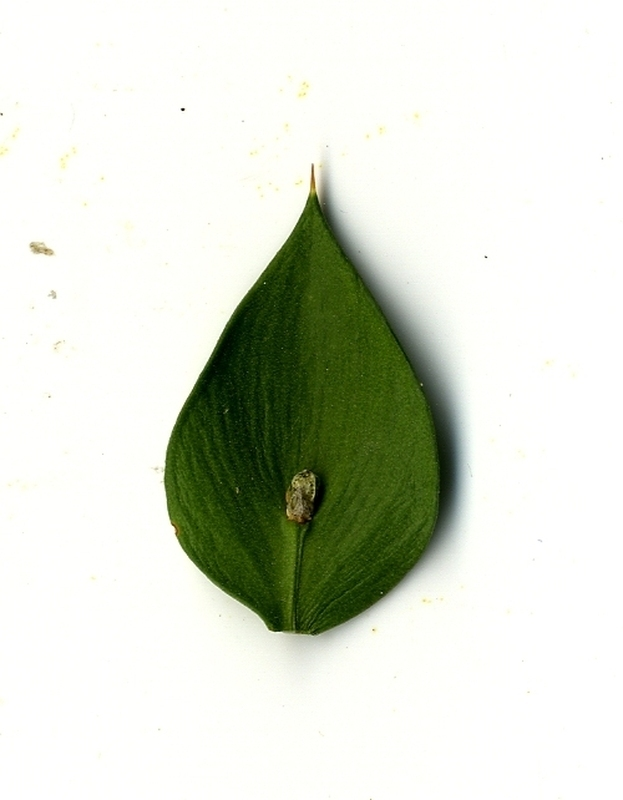
#> input picture Domasni/DomasnaRabota3/database/10309.jpg, 623 x 800 px
$ python DomasnaRabota3.7.py
#> lines starting #> are read from the running program, lines starting #| are printed output that depends on the picture; after the words box and inside, x2 and y2 are one past the last pixel; in counts of white or black regions, pixels touching at a corner belong together
import cv2

image = cv2.imread('database/10309.jpg')
#> image is the input picture: shape (800, 623, 3); mean B, G, R 209.3, 221.7, 217
gray = cv2.cvtColor(image, cv2.COLOR_BGR2GRAY)
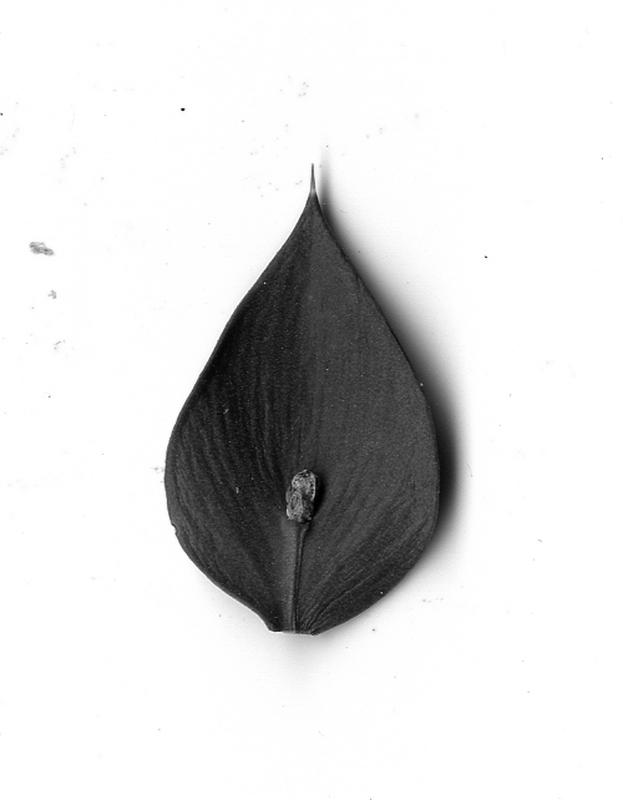
#> gray: shape (800, 623); min 0, max 255, mean 219
_, segmented_image = cv2.threshold(gray, 127, 255, cv2.THRESH_BINARY)
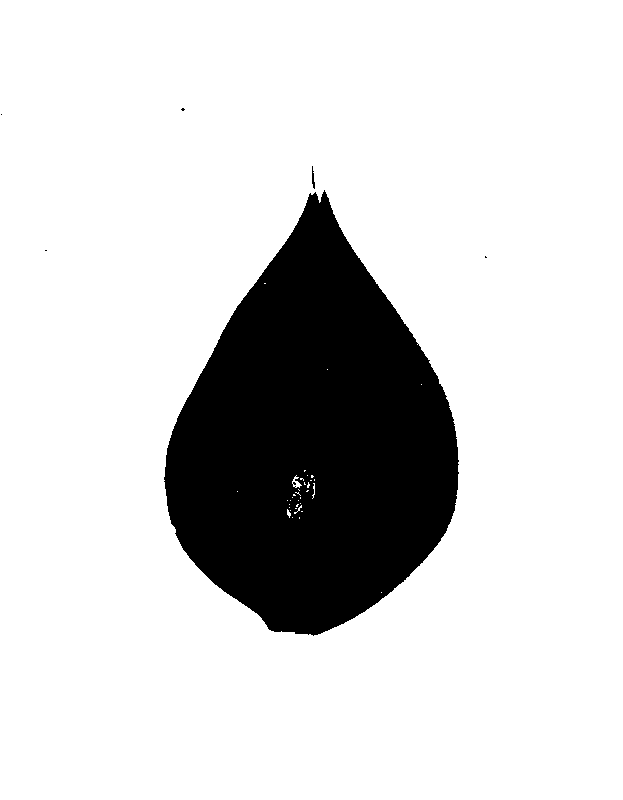
#> segmented_image: shape (800, 623); 83.2% white; 6 black regions (4 under 20 px), largest, box (x1, y1, x2, y2) and area: (164, 190, 459, 636) 83836, (312, 166, 315, 189) 41
edges = cv2.Canny(segmented_image, 30, 100)
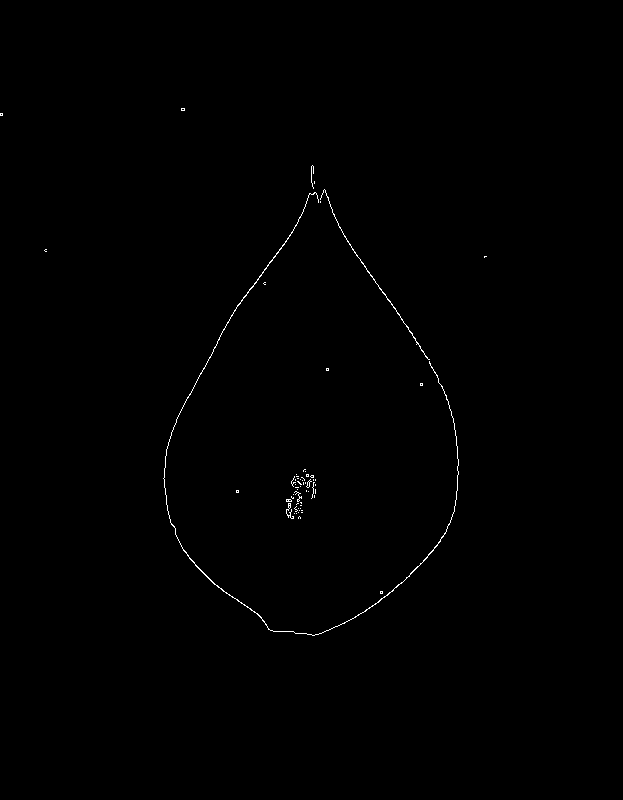
#> edges: shape (800, 623); 0.31% white in thin lines or dots, all inside (x1, y1, x2, y2) = (0, 108, 487, 636)
contours, _ = cv2.findContours(edges, cv2.RETR_EXTERNAL, cv2.CHAIN_APPROX_SIMPLE)
#> contours = 60 contours, 58 with area under 20; largest, box (x1, y1, x2, y2) and area: (163, 192, 459, 636) 162, (320, 189, 430, 360) 45
contour_image = image.copy()
cv2.drawContours(contour_image, contours, -1, (255), 2)
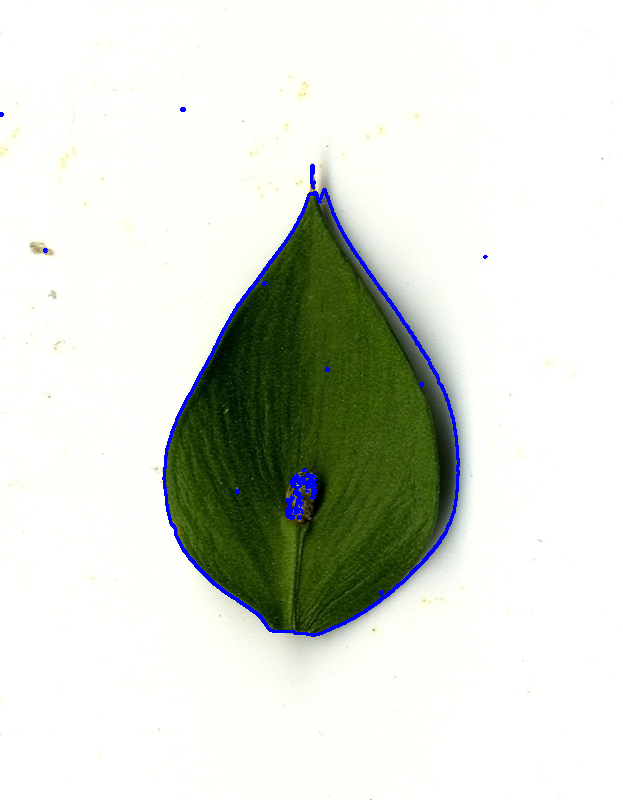
#> contour_image: shape (800, 623, 3); 1.06% of pixels changed, all inside (x1, y1, x2, y2) = (0, 107, 488, 637)
cv2.imshow('Original Image', image)
cv2.imshow('Segmented Image', segmented_image)
cv2.imshow('Contours', contour_image)
cv2.waitKey(0)
cv2.destroyAllWindows()

$ run again, with Domasni/DomasnaRabota3/database/1.jpg copied over Domasni/DomasnaRabota3/database/10309.jpg
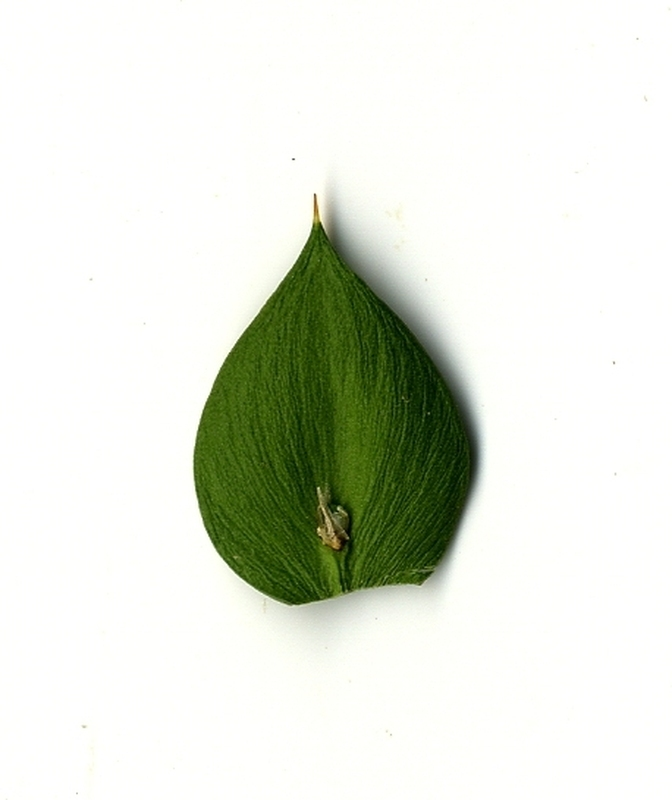
#> input picture Domasni/DomasnaRabota3/database/1.jpg, 672 x 800 px
#> image is the input picture: shape (800, 672, 3); mean B, G, R 218, 228.9, 224.7
#> segmented_image: shape (800, 672); 86.2% white; 6 black regions (4 under 20 px), largest, box (x1, y1, x2, y2) and area: (194, 220, 479, 605) 74103, (314, 194, 316, 214) 37
#> `edges = cv2.Canny(segmented_image, 30, 100)`:
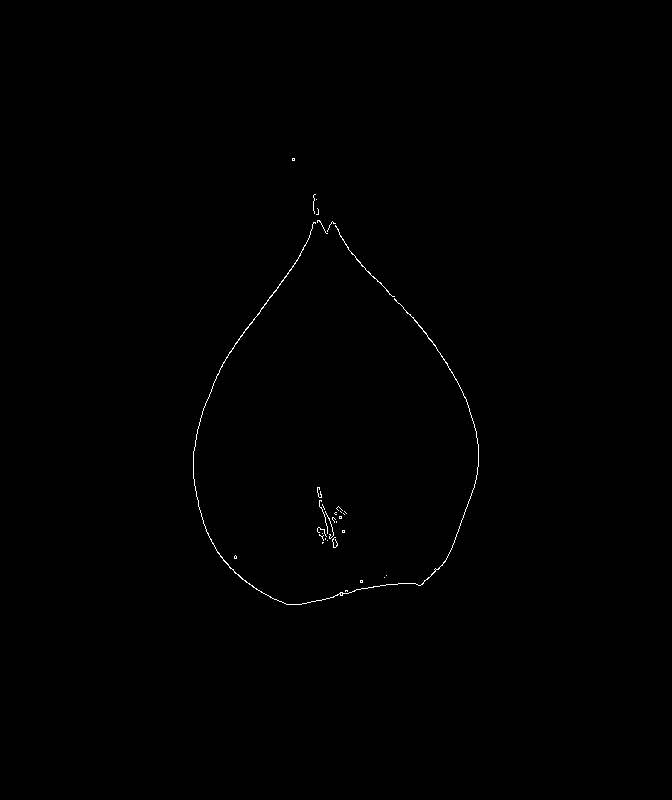
#> edges: shape (800, 672); 0.26% white in thin lines or dots, all inside (x1, y1, x2, y2) = (193, 158, 479, 605)
#> contours = 33 contours, 31 with area under 20; largest, box (x1, y1, x2, y2) and area: (193, 222, 479, 605) 132, (335, 225, 395, 297) 22
#> `cv2.drawContours(contour_image, contours, -1, (255), 2)`:
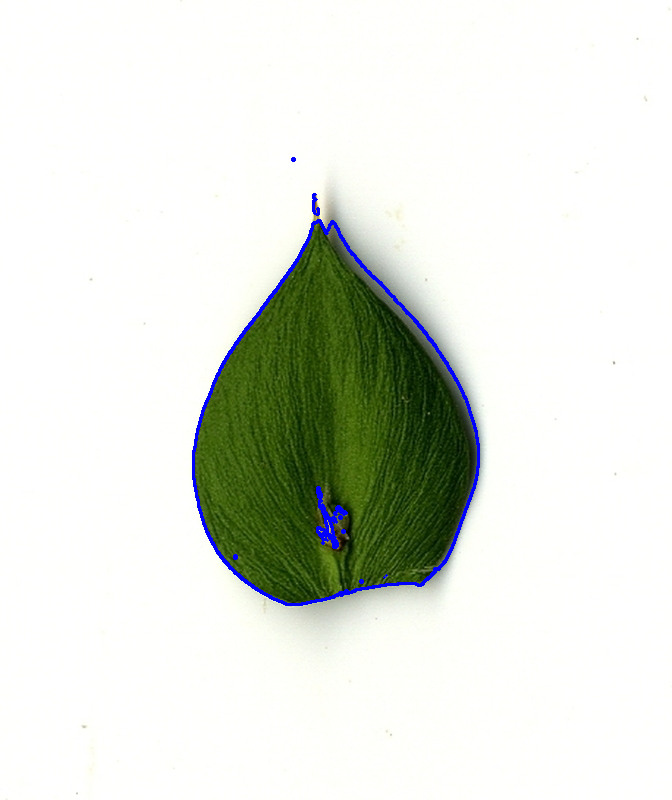
#> contour_image: shape (800, 672, 3); 0.88% of pixels changed, all inside (x1, y1, x2, y2) = (192, 157, 480, 606)

$ run again, with Domasni/DomasnaRabota3/database/10000.jpg copied over Domasni/DomasnaRabota3/database/10309.jpg
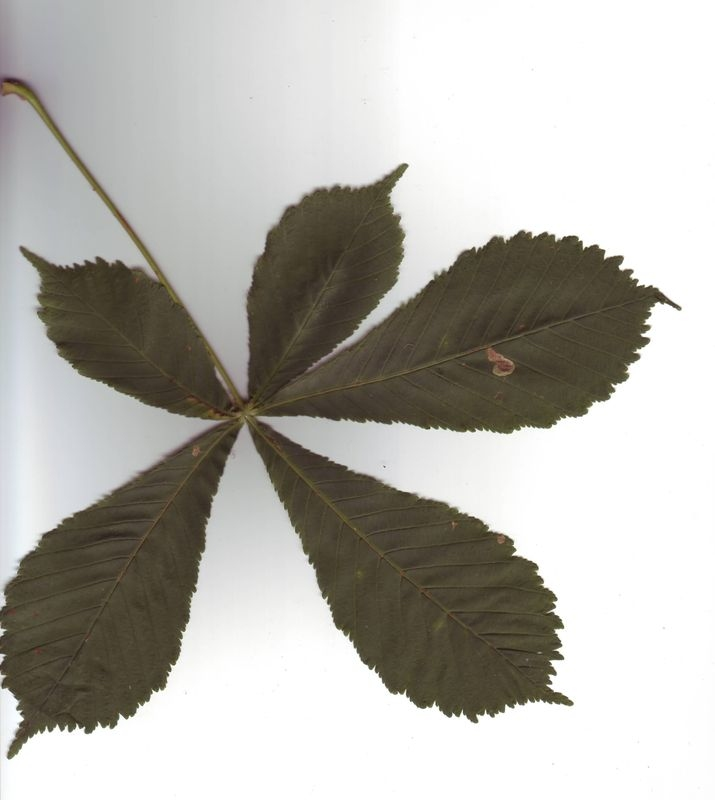
#> input picture Domasni/DomasnaRabota3/database/10000.jpg, 715 x 800 px
#> image is the input picture: shape (800, 715, 3); mean B, G, R 173.9, 179.8, 181.8
#> `_, segmented_image = cv2.threshold(gray, 127, 255, cv2.THRESH_BINARY)`:
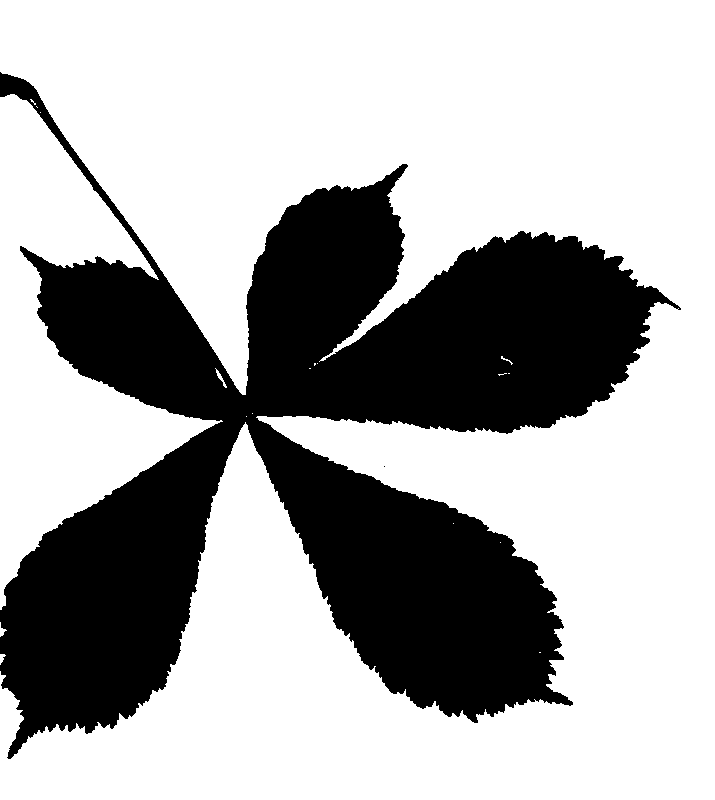
#> segmented_image: shape (800, 715); 67.7% white; 2 black regions (1 under 20 px), largest, box (x1, y1, x2, y2) and area: (0, 72, 681, 759) 184832
#> edges: shape (800, 715); 0.95% white in thin lines or dots, all inside (x1, y1, x2, y2) = (0, 72, 681, 759)
#> contours = 80 contours, 70 with area under 20; largest, box (x1, y1, x2, y2) and area: (0, 72, 351, 395) 142, (0, 93, 159, 280) 119, (320, 207, 476, 361) 72, (0, 422, 221, 610) 55, (7, 711, 110, 759) 38
#> `cv2.drawContours(contour_image, contours, -1, (255), 2)`:
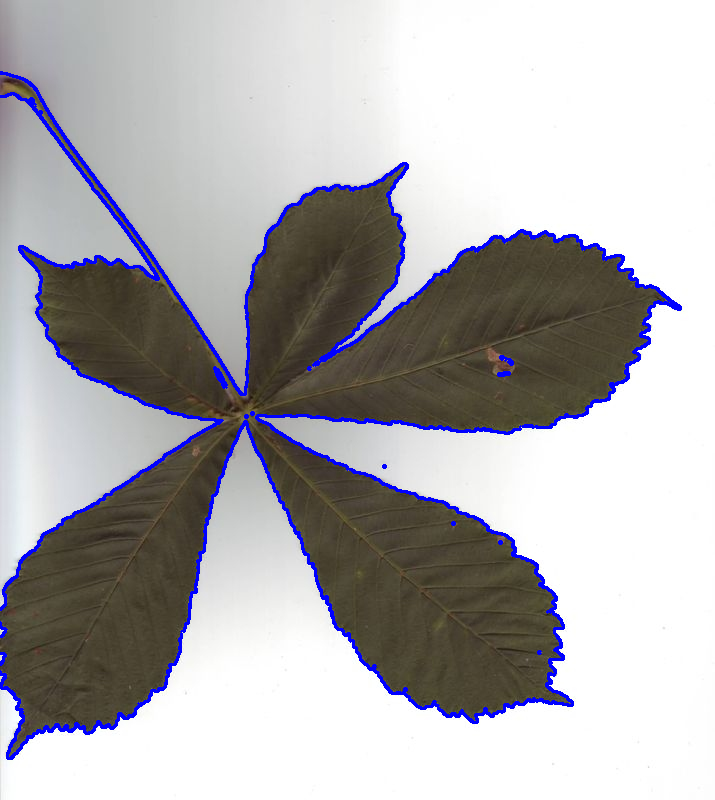
#> contour_image: shape (800, 715, 3); 3.22% of pixels changed, all inside (x1, y1, x2, y2) = (0, 71, 682, 760)

$ run again, with Domasni/DomasnaRabota3/database/10001.jpg copied over Domasni/DomasnaRabota3/database/10309.jpg
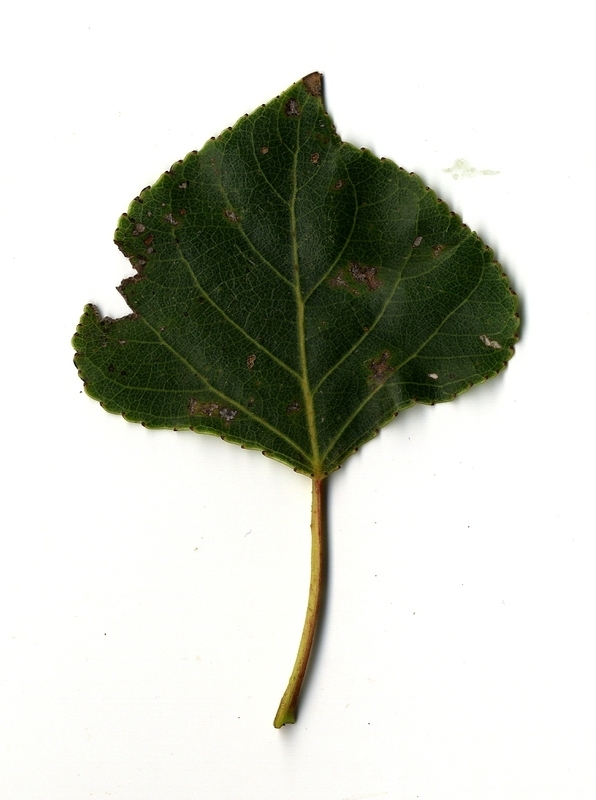
#> input picture Domasni/DomasnaRabota3/database/10001.jpg, 596 x 800 px
#> image is the input picture: shape (800, 596, 3); mean B, G, R 195.5, 204.3, 201.6
#> segmented_image: shape (800, 596); 76.3% white; 20 black regions (19 under 20 px), largest, box (x1, y1, x2, y2) and area: (73, 72, 524, 728) 113091
#> `edges = cv2.Canny(segmented_image, 30, 100)`:
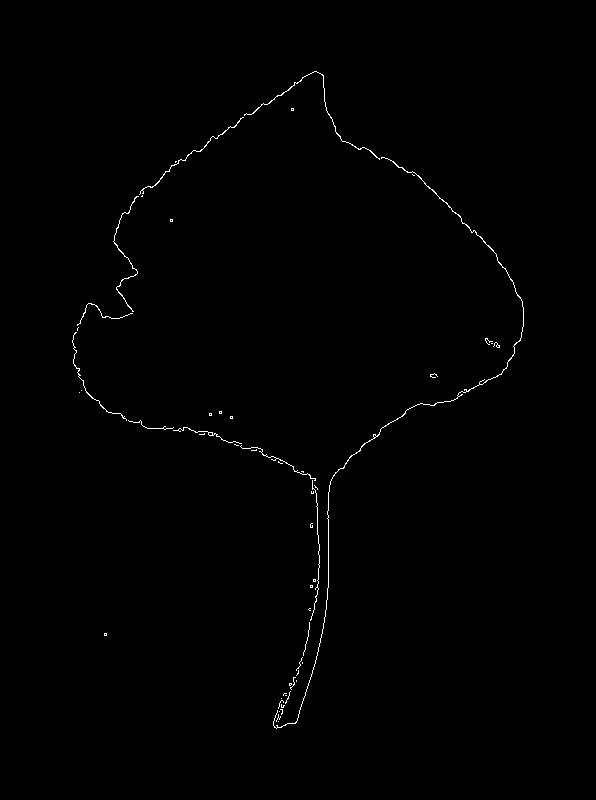
#> edges: shape (800, 596); 0.5% white in thin lines or dots, all inside (x1, y1, x2, y2) = (72, 71, 524, 729)
#> contours = 54 contours, 49 with area under 20; largest, box (x1, y1, x2, y2) and area: (273, 157, 524, 729) 114, (244, 71, 380, 160) 42, (113, 196, 139, 312) 34, (139, 117, 244, 195) 34, (72, 332, 127, 421) 20
#> `cv2.drawContours(contour_image, contours, -1, (255), 2)`:
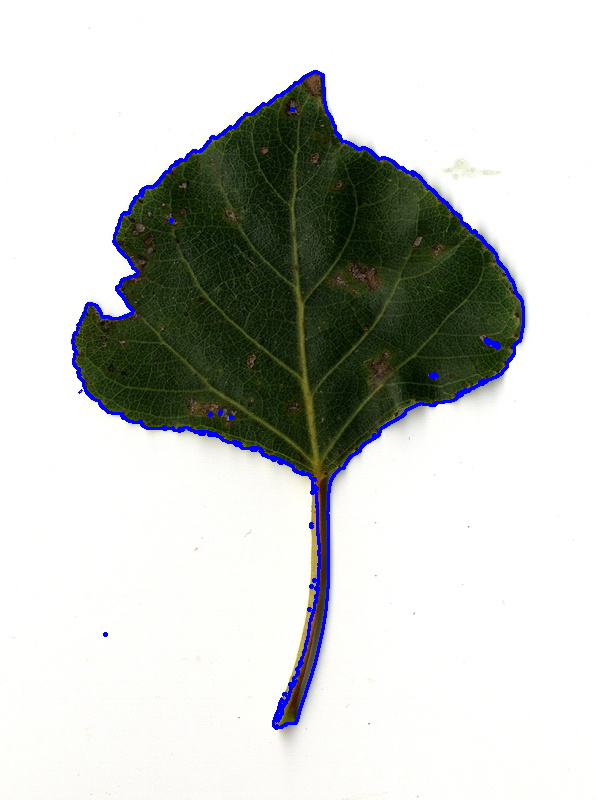
#> contour_image: shape (800, 596, 3); 1.65% of pixels changed, all inside (x1, y1, x2, y2) = (71, 70, 525, 730)
